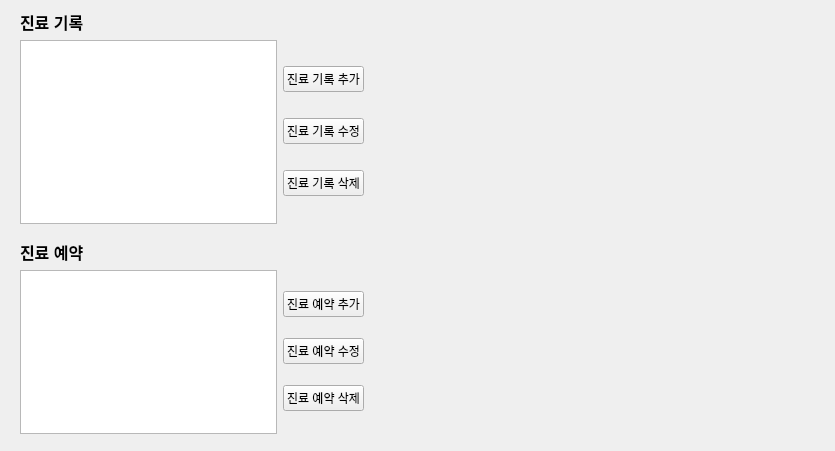
<?xml version="1.0" encoding="UTF-8"?>
<ui version="4.0">
 <class>MedicalInfoManager</class>
 <widget class="QWidget" name="MedicalInfoManager">
  <property name="geometry">
   <rect>
    <x>0</x>
    <y>0</y>
    <width>835</width>
    <height>451</height>
   </rect>
  </property>
  <property name="windowTitle">
   <string>Form</string>
  </property>
  <widget class="QWidget" name="layoutWidget">
   <property name="geometry">
    <rect>
     <x>20</x>
     <y>10</y>
     <width>344</width>
     <height>214</height>
    </rect>
   </property>
   <layout class="QGridLayout" name="gridLayout_14">
    <item row="1" column="1">
     <layout class="QGridLayout" name="gridLayout_10">
      <property name="verticalSpacing">
       <number>0</number>
      </property>
      <item row="2" column="0">
       <widget class="QPushButton" name="pushButton_13">
        <property name="text">
         <string>진료 기록 삭제</string>
        </property>
       </widget>
      </item>
      <item row="1" column="0">
       <widget class="QPushButton" name="pushButton_14">
        <property name="text">
         <string>진료 기록 수정</string>
        </property>
       </widget>
      </item>
      <item row="0" column="0">
       <widget class="QPushButton" name="pushButton_15">
        <property name="enabled">
         <bool>true</bool>
        </property>
        <property name="text">
         <string>진료 기록 추가</string>
        </property>
       </widget>
      </item>
     </layout>
    </item>
    <item row="1" column="0">
     <widget class="QTableWidget" name="tableWidget_7"/>
    </item>
    <item row="0" column="0">
     <widget class="QLabel" name="label_8">
      <property name="font">
       <font>
        <pointsize>12</pointsize>
        <bold>true</bold>
       </font>
      </property>
      <property name="text">
       <string>진료 기록</string>
      </property>
     </widget>
    </item>
   </layout>
  </widget>
  <widget class="QWidget" name="layoutWidget_2">
   <property name="geometry">
    <rect>
     <x>20</x>
     <y>240</y>
     <width>344</width>
     <height>194</height>
    </rect>
   </property>
   <layout class="QGridLayout" name="gridLayout_15">
    <item row="1" column="0">
     <widget class="QTableWidget" name="tableWidget_8"/>
    </item>
    <item row="1" column="1">
     <layout class="QGridLayout" name="gridLayout_16">
      <property name="verticalSpacing">
       <number>0</number>
      </property>
      <item row="2" column="0">
       <widget class="QPushButton" name="pushButton_16">
        <property name="text">
         <string>진료 예약 삭제</string>
        </property>
       </widget>
      </item>
      <item row="1" column="0">
       <widget class="QPushButton" name="pushButton_18">
        <property name="text">
         <string>진료 예약 수정</string>
        </property>
       </widget>
      </item>
      <item row="0" column="0">
       <widget class="QPushButton" name="pushButton_17">
        <property name="text">
         <string>진료 예약 추가</string>
        </property>
       </widget>
      </item>
     </layout>
    </item>
    <item row="0" column="0">
     <widget class="QLabel" name="label_10">
      <property name="font">
       <font>
        <pointsize>12</pointsize>
        <bold>true</bold>
       </font>
      </property>
      <property name="text">
       <string>진료 예약</string>
      </property>
     </widget>
    </item>
   </layout>
  </widget>
  <widget class="QLabel" name="label_9">
   <property name="geometry">
    <rect>
     <x>1361</x>
     <y>559</y>
     <width>53</width>
     <height>16</height>
    </rect>
   </property>
   <property name="font">
    <font>
     <pointsize>12</pointsize>
     <bold>true</bold>
    </font>
   </property>
   <property name="text">
    <string>진료 예약</string>
   </property>
  </widget>
 </widget>
 <resources/>
 <connections/>
</ui>
